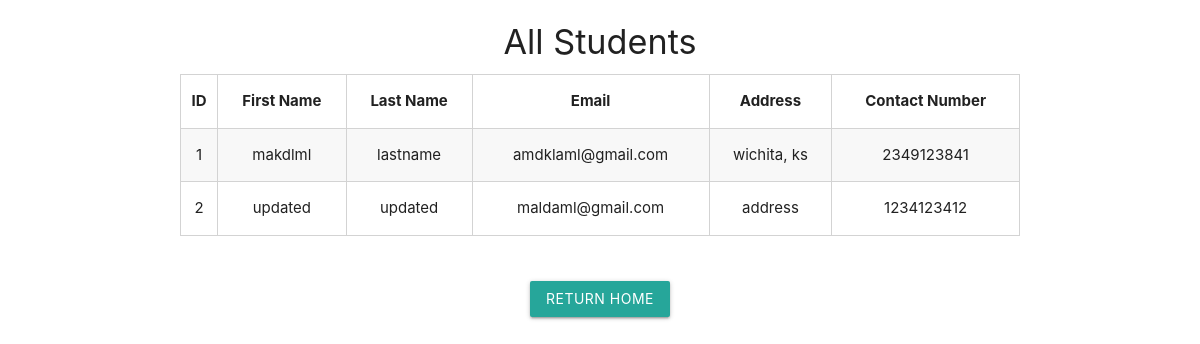
The page /students/ on the database its author committed.
### app/models.py (models this page shows, shortened)
class Student(AbstractUser):
    address = models.TextField()
    phone_number = models.CharField(max_length=15,unique=True)
    USERNAME_FIELD = 'phone_number'
    REQUIRED_FIELDS = ['first_name', 'last_name', 'email']

### app/views.py (the view)
# urls.py: path('students/', students_list, name='student_list'),
def students_list(request):
    students = Student.objects.all()
    return render(request, 'student_list.html', {'students': students})

### app/templates/student_list.html (shortened to what this page needs)
<!DOCTYPE html>
<html lang="en">
<head>
    <link rel="stylesheet" href="https://cdnjs.cloudflare.com/ajax/libs/materialize/1.0.0/css/materialize.min.css">
</head>
<body>
    <div class="container">
        <h4 class="center">All Students</h4>
        <table class="striped center">
            <thead>
                <tr>
                    <th>ID</th>
                    <th>First Name</th>
                    <th>Last Name</th>
                    <th>Email</th>
                    <th>Address</th>
                    <th>Contact Number</th>
                </tr>
            </thead>
            <tbody>
                {% for student in students %}
                <tr>
                    <td>{{student.pk}}</td>
                    <td>{{ student.first_name }}</td>
                    <td>{{ student.last_name }}</td>
                    <td>{{ student.email }}</td>
                    <td>{{ student.address }}</td>
                    <td>{{student.phone_number}}</td>
                </tr>
                {% endfor %}
            </tbody>
        </table>
        <br><br>
        <center>
            <a href="{% url 'professor_home' %}" class="btn">Return Home</a>
        </center>
    </div>
</body>
</html>

### app/templates/student_list.html (style rules this page uses)
td,th { border:1px solid lightgrey; text-align:center; }

### rows shown on the page
Student: pk "1", first_name "makdlml", last_name "lastname", email "amdklaml@gmail.com", address "wichita, ks", phone_number "2349123841"
Student: pk "2", first_name "updated", last_name "updated", email "maldaml@gmail.com", address "address", phone_number "1234123412"
